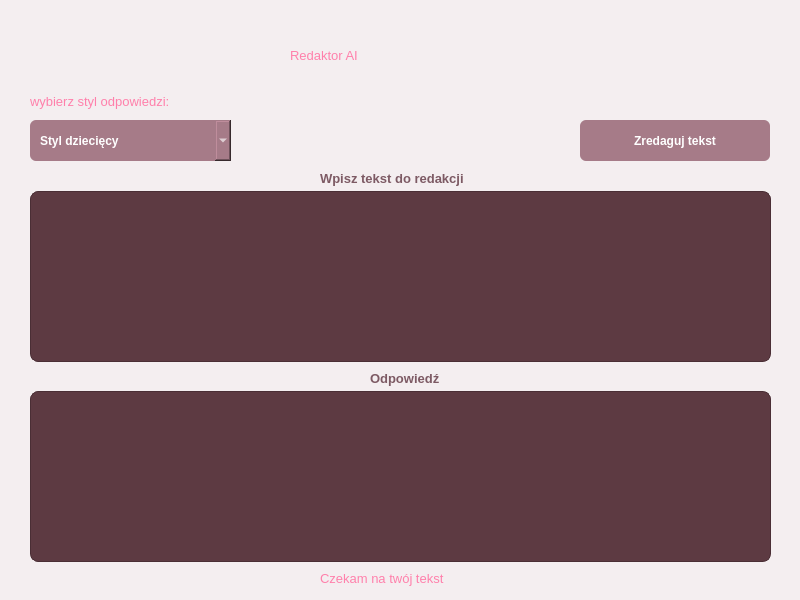
<?xml version="1.0" encoding="UTF-8"?>
<ui version="4.0">
 <class>MainWindow</class>
 <widget class="QMainWindow" name="MainWindow">
  <property name="geometry">
   <rect>
    <x>0</x>
    <y>0</y>
    <width>800</width>
    <height>600</height>
   </rect>
  </property>
  <property name="windowTitle">
   <string>Redaktor AI - Bielik</string>
  </property>
  <property name="styleSheet">
   <string notr="true">
QMainWindow {
    background-color: #F4EEF0; 
}


QTextEdit {
    background-color: #5D3A42;
    color: #F2E9EB;           
    border: 1px solid #4A2E35; 
    border-radius: 8px;
    padding: 10px;
    font-size: 11pt;
}


QPushButton, QComboBox {
    background-color: #A67B88; 
    color: #FFFFFF;
    border: none;
    border-radius: 6px;
    padding: 10px;
    font-weight: bold;
}

QPushButton:hover {
    background-color: #BC95A0; /* Delikatne rozświetlenie */
}

/* --- Labele (Napisy): Ciemny, zgaszony róż --- */
QLabel {
    color: #7D5A64; 
    background: transparent;
    font-weight: bold;
    font-size: 10pt;
}


QComboBox QAbstractItemView {
    background-color: #F4EEF0;
    selection-background-color: #A67B88;
    color: #5D3A42;
}</string>
  </property>
  <widget class="QWidget" name="centralwidget">
   <widget class="QPushButton" name="sendButton">
    <property name="geometry">
     <rect>
      <x>580</x>
      <y>120</y>
      <width>190</width>
      <height>41</height>
     </rect>
    </property>
    <property name="text">
     <string>Zredaguj tekst</string>
    </property>
   </widget>
   <widget class="QComboBox" name="styleCombo">
    <property name="geometry">
     <rect>
      <x>30</x>
      <y>120</y>
      <width>201</width>
      <height>41</height>
     </rect>
    </property>
    <property name="styleSheet">
     <string notr="true"/>
    </property>
    <item>
     <property name="text">
      <string>Styl dziecięcy</string>
     </property>
    </item>
    <item>
     <property name="text">
      <string>Styl młodzieżowy</string>
     </property>
    </item>
    <item>
     <property name="text">
      <string>Styl Poetrycki</string>
     </property>
    </item>
   </widget>
   <widget class="QLabel" name="statusLabel">
    <property name="geometry">
     <rect>
      <x>320</x>
      <y>570</y>
      <width>191</width>
      <height>16</height>
     </rect>
    </property>
    <property name="styleSheet">
     <string notr="true">color: rgb(255, 128, 171); 




font-weight: 300;
font: 900 11pt &quot;Arial Black&quot;;</string>
    </property>
    <property name="text">
     <string>Czekam na twój tekst</string>
    </property>
   </widget>
   <widget class="QTextEdit" name="inputEdit">
    <property name="geometry">
     <rect>
      <x>30</x>
      <y>191</y>
      <width>741</width>
      <height>171</height>
     </rect>
    </property>
    <property name="html">
     <string>&lt;!DOCTYPE HTML PUBLIC &quot;-//W3C//DTD HTML 4.0//EN&quot; &quot;http://www.w3.org/TR/REC-html40/strict.dtd&quot;&gt;
&lt;html&gt;&lt;head&gt;&lt;meta name=&quot;qrichtext&quot; content=&quot;1&quot; /&gt;&lt;meta charset=&quot;utf-8&quot; /&gt;&lt;style type=&quot;text/css&quot;&gt;
p, li { white-space: pre-wrap; }
hr { height: 1px; border-width: 0; }
li.unchecked::marker { content: &quot;\2610&quot;; }
li.checked::marker { content: &quot;\2612&quot;; }
&lt;/style&gt;&lt;/head&gt;&lt;body style=&quot; font-family:'Segoe UI'; font-size:11pt; font-weight:400; font-style:normal;&quot;&gt;
&lt;p align=&quot;center&quot; style=&quot;-qt-paragraph-type:empty; margin-top:0px; margin-bottom:0px; margin-left:0px; margin-right:0px; -qt-block-indent:0; text-indent:0px;&quot;&gt;&lt;br /&gt;&lt;/p&gt;&lt;/body&gt;&lt;/html&gt;</string>
    </property>
   </widget>
   <widget class="QTextEdit" name="outputEdit">
    <property name="geometry">
     <rect>
      <x>30</x>
      <y>391</y>
      <width>741</width>
      <height>171</height>
     </rect>
    </property>
    <property name="html">
     <string>&lt;!DOCTYPE HTML PUBLIC &quot;-//W3C//DTD HTML 4.0//EN&quot; &quot;http://www.w3.org/TR/REC-html40/strict.dtd&quot;&gt;
&lt;html&gt;&lt;head&gt;&lt;meta name=&quot;qrichtext&quot; content=&quot;1&quot; /&gt;&lt;meta charset=&quot;utf-8&quot; /&gt;&lt;style type=&quot;text/css&quot;&gt;
p, li { white-space: pre-wrap; }
hr { height: 1px; border-width: 0; }
li.unchecked::marker { content: &quot;\2610&quot;; }
li.checked::marker { content: &quot;\2612&quot;; }
&lt;/style&gt;&lt;/head&gt;&lt;body style=&quot; font-family:'Segoe UI'; font-size:11pt; font-weight:400; font-style:normal;&quot;&gt;
&lt;p align=&quot;center&quot; style=&quot;-qt-paragraph-type:empty; margin-top:0px; margin-bottom:0px; margin-left:0px; margin-right:0px; -qt-block-indent:0; text-indent:0px;&quot;&gt;&lt;br /&gt;&lt;/p&gt;&lt;/body&gt;&lt;/html&gt;</string>
    </property>
   </widget>
   <widget class="QLabel" name="label">
    <property name="geometry">
     <rect>
      <x>290</x>
      <y>20</y>
      <width>311</width>
      <height>71</height>
     </rect>
    </property>
    <property name="styleSheet">
     <string notr="true">color: rgb(255, 128, 171); 



font: 48pt &quot;Gabriola&quot;;
font-weight: 300;</string>
    </property>
    <property name="text">
     <string>Redaktor AI</string>
    </property>
   </widget>
   <widget class="QLabel" name="label_2">
    <property name="geometry">
     <rect>
      <x>30</x>
      <y>91</y>
      <width>241</width>
      <height>20</height>
     </rect>
    </property>
    <property name="styleSheet">
     <string notr="true">color: rgb(255, 128, 171); 
font: 900 11pt &quot;Arial Black&quot;;

font-weight: 300;</string>
    </property>
    <property name="text">
     <string>wybierz styl odpowiedzi:</string>
    </property>
   </widget>
   <widget class="QLabel" name="label_3">
    <property name="geometry">
     <rect>
      <x>320</x>
      <y>170</y>
      <width>161</width>
      <height>16</height>
     </rect>
    </property>
    <property name="text">
     <string>Wpisz tekst do redakcji</string>
    </property>
   </widget>
   <widget class="QLabel" name="label_4">
    <property name="geometry">
     <rect>
      <x>370</x>
      <y>370</y>
      <width>91</width>
      <height>16</height>
     </rect>
    </property>
    <property name="text">
     <string>Odpowiedź</string>
    </property>
   </widget>
  </widget>
 </widget>
 <resources/>
 <connections/>
</ui>
